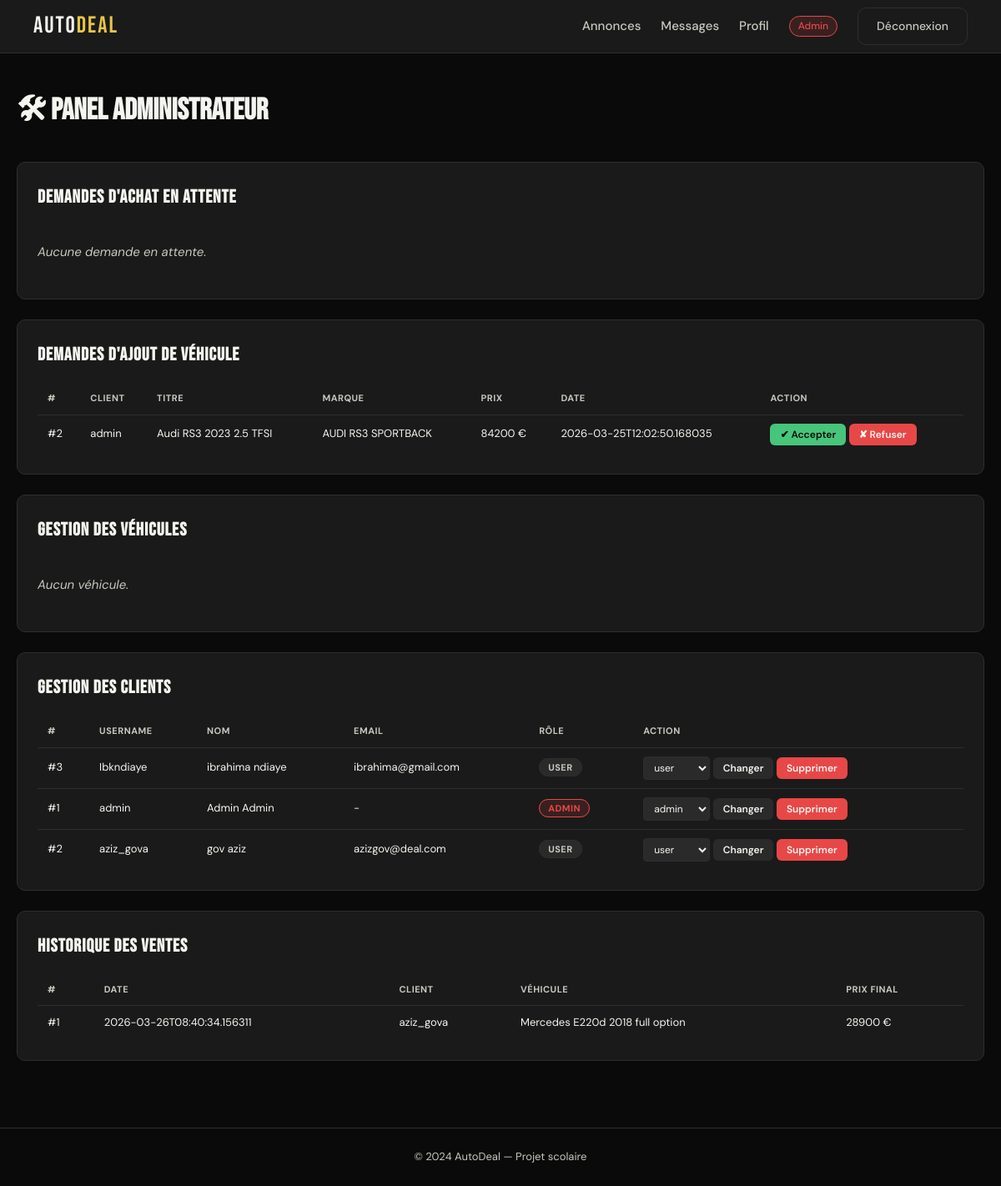
The app's page /admin (signed in) with its own data.
### tables this page shows
CREATE TABLE demande_ajout_vehicule (
    id_demande   INTEGER PRIMARY KEY AUTOINCREMENT,
    id_client    INTEGER NOT NULL,
    date_demande TEXT NOT NULL,
    statut       TEXT NOT NULL DEFAULT 'en_attente' CHECK (statut IN ('en_attente','acceptee','refusee')),
    titre        TEXT NOT NULL,
    marque       TEXT NOT NULL,
    modele       TEXT NOT NULL,
    annee        INTEGER NOT NULL,
    carburant    TEXT NOT NULL,
    km           INTEGER NOT NULL,
    prix_vente   REAL NOT NULL,
    couleur      TEXT NOT NULL,
    puissance    INTEGER,
    boite        TEXT NOT NULL,
    nb_portes    INTEGER NOT NULL,
    etat         TEXT NOT NULL,
    localisation TEXT NOT NULL,
    description  TEXT,
    FOREIGN KEY (id_client) REFERENCES client(id_client)
);

CREATE TABLE client (
    id_client      INTEGER PRIMARY KEY AUTOINCREMENT,
    username       TEXT NOT NULL UNIQUE,
    nom            TEXT NOT NULL,
    prenom         TEXT NOT NULL,
    telephone      TEXT,
    email          TEXT UNIQUE,
    password_salt  TEXT NOT NULL,
    password_hash  TEXT NOT NULL,
    role           TEXT NOT NULL DEFAULT 'user' CHECK (role IN ('admin', 'user', 'verified'))
);

CREATE TABLE vente (
    id_vente    INTEGER PRIMARY KEY AUTOINCREMENT,
    date_vente  TEXT NOT NULL,
    id_client   INTEGER NOT NULL,
    id_vehicule INTEGER NOT NULL UNIQUE,
    prix_final  REAL NOT NULL CHECK (prix_final > 0),
    FOREIGN KEY (id_client) REFERENCES client(id_client),
    FOREIGN KEY (id_vehicule) REFERENCES vehicule(id_vehicule)
);

CREATE TABLE vehicule (
    id_vehicule  INTEGER PRIMARY KEY AUTOINCREMENT,
    titre        TEXT NOT NULL,
    marque       TEXT NOT NULL,
    modele       TEXT NOT NULL,
    annee        INTEGER NOT NULL CHECK (annee >= 1980),
    carburant    TEXT NOT NULL CHECK (carburant IN ('essence','diesel','hybride','electrique')),
    km           INTEGER NOT NULL CHECK (km >= 0),
    prix_vente   REAL NOT NULL CHECK (prix_vente > 0),
    couleur      TEXT NOT NULL,
    puissance    INTEGER,
    boite        TEXT NOT NULL CHECK (boite IN ('manuelle','automatique')),
    nb_portes    INTEGER NOT NULL CHECK (nb_portes IN (3, 5)),
    etat         TEXT NOT NULL CHECK (etat IN ('neuf','occasion','accidente')),
    localisation TEXT NOT NULL,
    description  TEXT,
    statut       TEXT NOT NULL DEFAULT 'en_stock' CHECK (statut IN ('en_stock','vendu'))
);

### app.py (the view)
@app.route("/admin")
@admin_required
def admin_panel():
    conn = get_db()
    demandes_achat = conn.execute("""
        SELECT d.*, c.username, v.titre, v.marque, v.modele
        FROM demande_achat d
        JOIN client c ON d.id_client = c.id_client
        JOIN vehicule v ON d.id_vehicule = v.id_vehicule
        WHERE d.statut = 'en_attente'
    """).fetchall()
    demandes_ajout = conn.execute("""
        SELECT d.*, c.username
        FROM demande_ajout_vehicule d
        JOIN client c ON d.id_client = c.id_client
        WHERE d.statut = 'en_attente'
    """).fetchall()
    clients = conn.execute("SELECT * FROM client ORDER BY username").fetchall()
    ventes = conn.execute("""
        SELECT v.*, c.username, ve.titre
        FROM vente v
        JOIN client c ON v.id_client = c.id_client
        JOIN vehicule ve ON v.id_vehicule = ve.id_vehicule
        ORDER BY v.date_vente DESC
    """).fetchall()
    conn.close()
    return render_template("admin.html",
                           demandes_achat=demandes_achat,
                           demandes_ajout=demandes_ajout,
                           clients=clients,
                           ventes=ventes)

### app.py (called while the page is built)
def get_db():
    conn = sqlite3.connect(DB_NAME, timeout=10)
    conn.row_factory = sqlite3.Row
    conn.execute("PRAGMA foreign_keys = ON")
    return conn

def admin_required(f):
    from functools import wraps
    @wraps(f)
    def decorated(*args, **kwargs):
        if session.get("role") != "admin":
            return redirect(url_for("index"))
        return f(*args, **kwargs)
    return decorated

### templates/admin.html (shortened to what this page needs)
{% extends "base.html" %}
{% block content %}
<section class="admin-section">
    <h2>🛠 Panel Administrateur</h2>
    <div class="admin-block">
        <h3>Demandes d'achat en attente</h3>
        {% if demandes_achat %}
        <table class="admin-table">
            <thead>
                <tr><th>#</th><th>Client</th><th>Véhicule</th><th>Prix proposé</th><th>Date</th><th>Action</th></tr>
            </thead>
            <tbody>
            {% for d in demandes_achat %}
            <tr>
                <td>#{{ d.id_demande }}</td>
                <td>{{ d.username }}</td>
                <td>{{ d.titre }}</td>
                <td>{{ "%.0f"|format(d.prix_propose) }} €</td>
                <td>{{ d.date_demande }}</td>
                <td>
                    <form method="POST" action="{{ url_for('traiter_achat', id_demande=d.id_demande) }}" style="display:inline">
                        <input type="number" name="prix_final" placeholder="Prix final" step="0.01" style="width:100px">
                        <button name="decision" value="accepter" class="btn-small btn-green">✔ Accepter</button>
                        <button name="decision" value="refuser" class="btn-small btn-red">✘ Refuser</button>
                    </form>
                </td>
            </tr>
            {% endfor %}
            </tbody>
        </table>
        {% else %}
        <p class="empty">Aucune demande en attente.</p>
        {% endif %}
    </div>
    <div class="admin-block">
        <h3>Demandes d'ajout de véhicule</h3>
        {% if demandes_ajout %}
        <table class="admin-table">
            <thead>
                <tr><th>#</th><th>Client</th><th>Titre</th><th>Marque</th><th>Prix</th><th>Date</th><th>Action</th></tr>
            </thead>
            <tbody>
            {% for d in demandes_ajout %}
            <tr>
                <td>#{{ d.id_demande }}</td>
                <td>{{ d.username }}</td>
                <td>{{ d.titre }}</td>
                <td>{{ d.marque }} {{ d.modele }}</td>
                <td>{{ "%.0f"|format(d.prix_vente) }} €</td>
                <td>{{ d.date_demande }}</td>
                <td>
                    <form method="POST" action="{{ url_for('traiter_ajout', id_demande=d.id_demande) }}" style="display:inline">
                        <button name="decision" value="accepter" class="btn-small btn-green">✔ Accepter</button>
                        <button name="decision" value="refuser" class="btn-small btn-red">✘ Refuser</button>
                    </form>
                </td>
            </tr>
            {% endfor %}
            </tbody>
        </table>
        {% else %}
        <p class="empty">Aucune demande d'ajout.</p>
        {% endif %}
    </div>
    <div class="admin-block">
        <h3>Gestion des véhicules</h3>
        {% if vehicules %}
        <table class="admin-table">
            <thead>
                <tr><th>#</th><th>Titre</th><th>Marque</th><th>Prix</th><th>Statut</th><th>Action</th></tr>
            </thead>
            <tbody>
            {% for v in vehicules %}
            <tr>
                <td>#{{ v.id_vehicule }}</td>
                <td><a href="{{ url_for('vehicule_detail', id_vehicule=v.id_vehicule) }}" style="color:var(--accent)">{{ v.titre }}</a></td>
                <td>{{ v.marque }} {{ v.modele }}</td>
                <td>{{ "%.0f"|format(v.prix_vente) }} €</td>
                <td>
                    <span class="badge {% if v.statut == 'en_stock' %}badge-verified{% else %}badge-user{% endif %}">
                        {{ v.statut }}
                    </span>
                </td>
                <td>
                    <form method="POST" action="{{ url_for('supprimer_vehicule', id_vehicule=v.id_vehicule) }}"
                          style="display:inline"
                          onsubmit="return confirm('Supprimer ce véhicule ?')">
                        <button class="btn-small btn-red">🗑 Supprimer</button>
                    </form>
                </td>
            </tr>
            {% endfor %}
            </tbody>
        </table>
        {% else %}
        <p class="empty">Aucun véhicule.</p>
        {% endif %}
    </div>
    <div class="admin-block">
        <h3>Gestion des clients</h3>
        {% if clients %}
        <table class="admin-table">
            <thead>
                <tr><th>#</th><th>Username</th><th>Nom</th><th>Email</th><th>Rôle</th><th>Action</th></tr>
            </thead>
            <tbody>
            {% for c in clients %}
            <tr>
                <td>#{{ c.id_client }}</td>
                <td>{{ c.username }}</td>
                <td>{{ c.prenom }} {{ c.nom }}</td>
                <td>{{ c.email or '-' }}</td>
                <td>
                    <span class="badge {% if c.role == 'admin' %}badge-admin{% elif c.role == 'verified' %}badge-verified{% else %}badge-user{% endif %}">
                        {{ c.role }}
                    </span>
                </td>
                <td>
                    <form method="POST" action="{{ url_for('changer_role', id_client=c.id_client) }}" style="display:inline">
                        <select name="role">
                            <option value="user" {% if c.role=='user' %}selected{% endif %}>user</option>
                            <option value="admin" {% if c.role=='admin' %}selected{% endif %}>admin</option>
                        </select>
                        <button type="submit" class="btn-small">Changer</button>
                    </form>
                    <form method="POST" action="{{ url_for('supprimer_client', id_client=c.id_client) }}" style="display:inline"
                          onsubmit="return confirm('Supprimer ce client ?')">
                        <button class="btn-small btn-red">Supprimer</button>
                    </form>
                </td>
            </tr>
            {% endfor %}
            </tbody>
        </table>
        {% else %}
        <p class="empty">Aucun client.</p>
        {% endif %}
    </div>
    <div class="admin-block">
        <h3>Historique des ventes</h3>
        {% if ventes %}
        <table class="admin-table">
            <thead>
                <tr><th>#</th><th>Date</th><th>Client</th><th>Véhicule</th><th>Prix final</th></tr>
            </thead>
            <tbody>
            {% for v in ventes %}
            <tr>
                <td>#{{ v.id_vente }}</td>
                <td>{{ v.date_vente }}</td>
                <td>{{ v.username }}</td>
                <td>{{ v.titre }}</td>
                <td>{{ "%.0f"|format(v.prix_final) }} €</td>
            </tr>
            {% endfor %}
            </tbody>
        </table>
        {% else %}
        <p class="empty">Aucune vente.</p>
        {% endif %}
    </div>
</section>
{% endblock %}

### static/css/style.css (style rules this page uses)
:root { --noir: #0a0a0a; --blanc: #f5f5f0; --gris: #1a1a1a; --gris-clair: #2a2a2a; --accent: #e8c547; --rouge: #e84747; --vert: #47c57a; --bleu: #4787e8; --texte: #c8c8c0; --border: #2e2e2e; --radius: 10px; --shadow: 0 4px 24px rgba(0,0,0,0.4); }
* { margin: 0; padding: 0; box-sizing: border-box; }
html { scroll-behavior: smooth; }
body { background: var(--noir); color: var(--texte); font-family: 'DM Sans', sans-serif; font-size: 15px; line-height: 1.6; min-height: 100vh; display: flex; flex-direction: column; }
input, select, textarea, button { font-family: inherit; }
.badge-admin { color: var(--rouge) !important; font-weight: 700; border: 1px solid var(--rouge); padding: 2px 10px; border-radius: 20px; font-size: 12px; }
.btn-small { padding: 5px 12px; border-radius: 6px; font-size: 12px; font-weight: 600; border: none; cursor: pointer; background: var(--gris-clair); color: var(--blanc); transition: opacity 0.2s; }
.btn-green { background: var(--vert) !important; color: var(--noir) !important; }
.btn-red { background: var(--rouge) !important; color: var(--blanc) !important; }
.badge { font-size: 11px; font-weight: 700; padding: 3px 10px; border-radius: 20px; text-transform: uppercase; letter-spacing: 0.5px; }
.badge-admin { background: rgba(232,71,71,0.15); color: var(--rouge); border: 1px solid var(--rouge); }
.badge-user { background: var(--gris-clair); color: var(--texte); border: 1px solid var(--border); }
.admin-section { max-width: 1200px; margin: 40px auto; padding: 0 20px; }
.admin-section h2 { font-family: 'Bebas Neue', sans-serif; font-size: 36px; color: var(--blanc); margin-bottom: 32px; }
.admin-block { background: var(--gris); border: 1px solid var(--border); border-radius: var(--radius); padding: 24px; margin-bottom: 24px; }
.admin-block h3 { font-family: 'Bebas Neue', sans-serif; font-size: 22px; color: var(--blanc); margin-bottom: 16px; letter-spacing: 1px; }
.admin-table { width: 100%; border-collapse: collapse; font-size: 13px; }
.admin-table th { text-align: left; padding: 10px 12px; border-bottom: 1px solid var(--border); color: var(--texte); text-transform: uppercase; letter-spacing: 0.5px; font-size: 11px; }
.admin-table td { padding: 10px 12px; border-bottom: 1px solid var(--border); color: var(--blanc); vertical-align: middle; }
.admin-table tr:last-child td { border-bottom: none; }
.admin-table select { background: var(--gris-clair); border: 1px solid var(--border); color: var(--blanc); padding: 4px 8px; border-radius: 4px; font-size: 12px; outline: none; }
.empty { color: var(--texte); font-style: italic; padding: 20px 0; }

### records on screen
demande_ajout_vehicule: id_demande "2", username "admin", titre "Audi RS3 2023 2.5 TFSI", marque "AUDI", modele "RS3 SPORTBACK", prix_vente "84200", date_demande "2026-03-25T12:02:50.168035"
client: id_client "3", username "Ibkndiaye", prenom "ibrahima", nom "ndiaye", email "ibrahima@gmail.com", role "USER", role "user"
client: id_client "1", username "admin", prenom "Admin", nom "Admin", email "-", role "ADMIN", role "admin"
client: id_client "2", username "aziz_gova", prenom "gov", nom "aziz", email "azizgov@deal.com", role "USER", role "user"
vente: id_vente "1", date_vente "2026-03-26T08:40:34.156311", username "aziz_gova", titre "Mercedes E220d 2018 full option", prix_final "28900"
